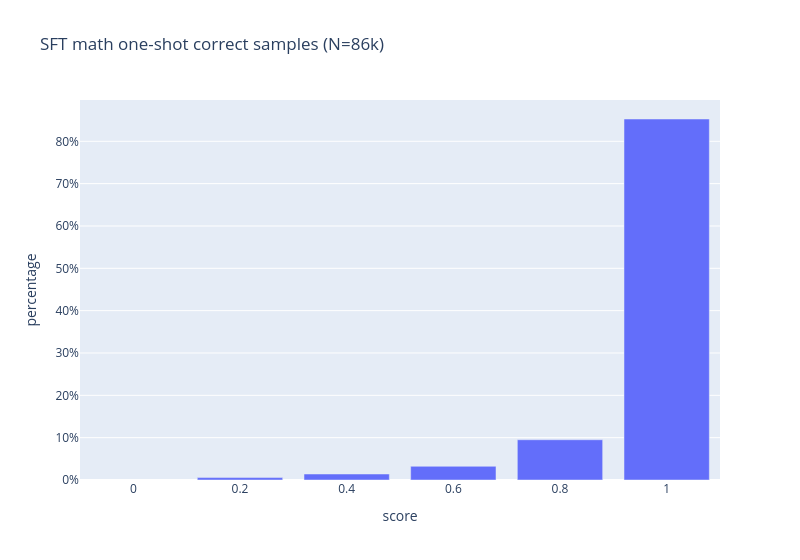

The code cell stored with this chart in its notebook:
### Code cell
counts_correct = (
    df_correct.groupby(["id"]).agg({"score": "mean"}).reset_index()
       .groupby(["score"]).size().reset_index(name="value")
)
counts_correct["pct"] = counts_correct["value"] / counts_correct["value"].sum()
fig = px.bar(counts_correct, x="score", y="pct", range_x=[-0.1, 1.1], width=800, title="SFT math one-shot correct samples (N=86k)")
fig.update_layout(yaxis_tickformat=".0%", yaxis_title="percentage")
fig

### Figure 1 — Plotly figure (JSON) as saved in the notebook; plotly's stock layout.template omitted (floating-point values rounded to 4 significant figures)
{"data": [{"hovertemplate": "score=%{x}<br>pct=%{y}<extra></extra>", "legendgroup": "", "marker": {"color": "#636efa", "pattern": {"shape": ""}}, "name": "", "orientation": "v", "showlegend": false, "textposition": "auto", "type": "bar", "x": [0.2, 0.4, 0.6, 0.8, 1.0], "xaxis": "x", "y": [0.005705, 0.01418, 0.03233, 0.0951, 0.8527], "yaxis": "y"}], "layout": {"barmode": "relative", "legend": {"tracegroupgap": 0}, "title": {"text": "SFT math one-shot correct samples (N=86k)"}, "width": 800, "xaxis": {"anchor": "y", "domain": [0, 1], "range": [-0.1, 1.1], "title": {"text": "score"}}, "yaxis": {"anchor": "x", "domain": [0, 1], "tickformat": ".0%", "title": {"text": "percentage"}}}}
